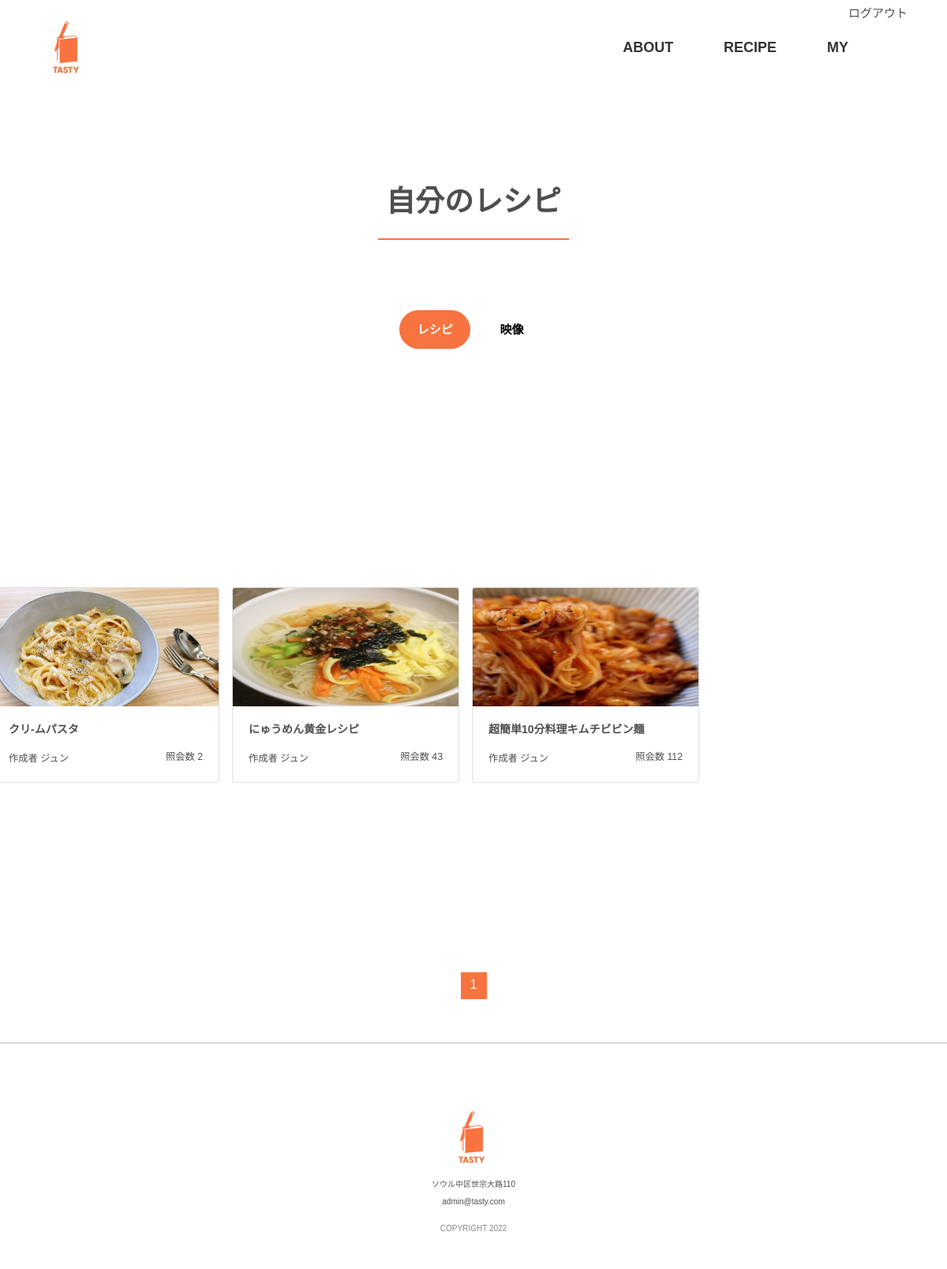
Screenshot of /my_recipe_write.php?sort=regdate (signed in) with the database file from the repository.
### tables this page shows
CREATE TABLE IF NOT EXISTS `recipe_write` (
  `recipe_id` int(11) NOT NULL AUTO_INCREMENT,
  `recipe_title` varchar(100) DEFAULT NULL,
  `recipe_introduce` text DEFAULT NULL,
  `writer` varchar(100) DEFAULT NULL,
  `regdate` datetime DEFAULT NULL,
  `recipe_thum` varchar(100) DEFAULT NULL,
  `hits` int(11) DEFAULT NULL,
  PRIMARY KEY (`recipe_id`)
);

### my_recipe_write.php (the view, shortened to what this page needs)
<!DOCTYPE html>
<html lang="ko">
<head>
    <link rel="stylesheet" href="https://cdnjs.cloudflare.com/ajax/libs/bootstrap/4.6.2/css/bootstrap.min.css" />
    <link rel="stylesheet" type="text/css" href="https://cdn.rawgit.com/moonspam/NanumSquare/master/nanumsquare.css">
    <link rel="stylesheet" href="css/slick.css">
    <link rel="stylesheet" href="https://cdn.linearicons.com/free/1.0.0/icon-font.min.css">
    <link rel="stylesheet" href="css/recipe.css">
</head>
<body>
    <div class="wrap">
        <?php include "template/nav.php" ?>
        <div class="recipe">
            <b style="font-size: 37px;">自分のレシピ</b>
            <hr style="border: solid 1px #F8733F;
                width: 20%;margin-top: 20px; margin-left: auto;margin-right: auto;">
            <div class="b-sel-box b-cate-basic">
                <br>
                <br>
                <a href="my_recipe_write.php"><button type="submit" class="b-sel-btn" style="font-weight:bold; background-color:#F8733F;color:#fff">レシピ</button></a>
                <a href="my_recipe_movie.php"><button type="submit" class="b-sel-btn" style="font-weight:bold;">映像</button></a>
            </div>
        </div>
        <nav>
        </nav>
        <div class="list con">
            <ul class="row">
                <?php
                $sort = isset($_REQUEST["sort"]) ? $_REQUEST["sort"] : "recipe_title";
                $numLines = 6;
                $numLinks = 3;
                $page = empty($_REQUEST["page"]) ? 1 : $_REQUEST["page"];
                $start = ($page - 1) * $numLines;
                require("db_connect.php");
                $query = $db->query("select * from my_recipe where id = '{$user_id}' ");
                $row = $query->fetch();
                if ($row) {
                    $query = $db->query("select * from member where id = '{$user_id}' ");
                    $row = $query->fetch();
                    $check_name = $row['nickname'];
                    $query = $db->query("select * from recipe_write where writer = '{$check_name}' order by $sort desc limit $start, $numLines");
                    while ($row = $query->fetch()) {
                ?>
                        <div class="card mr-3 mb-4" style="width: 18rem;">
                            <a href="recipe_view.php?num=<?= $row['recipe_id'] ?>">
                                <img src="<?= $row['recipe_thum'] ?>" class="card-img-top" width="250" height="150">
                            </a>
                            <div class="card-body">
                                <p class="font-weight-bold"><?= $row['recipe_title'] ?></p>
                                <small>作成者 <?= $row['writer'] ?> <span class="float-right">照会数 <?= $row['hits'] ?></span></small>
                            </div>
                        </div>
                    <?php
                    }
                } else {
                    ?>
                    <a style="font-size:20px;">登録したレシピがありません。</a>
                <?php
                }
                ?>
            </ul>
        </div>
        <div class="b-btn01 type01">
        </div>
        <?php
        $firstLink = floor(($page - 1) / $numLinks) * $numLinks + 1;
        $lastLink = $firstLink + $numLinks - 1;
        $query = $db->query("select * from member where id = '{$user_id}' ");
        $row = $query->fetch();
        $check_name = $row['nickname'];
        $numRecords = $query = $db->query("select count(*) from recipe_write where writer = '{$check_name}' ")->fetchColumn();
        $numPage = ceil($numRecords / $numLines);
        if ($lastLink > $numPage) {
            $lastLink = $numPage;
        }
        ?>
        <div class="b-paging01 type01">
            <div class="b-paging-wrap">
                <ul>
                    <?php
                    for ($i = $firstLink; $i <= $lastLink; $i++) {
                    ?>
                        <li><a href="my_recipe_write.php?page=<?= $i ?>&sort=<?= $sort ?>" <?= ($i == $page) ? "class='active'" : $i ?>><?= ($i == $page) ? "$i" : $i ?></a></li>
                    <?php
                    }
                    ?>
                </ul>
            </div>
        </div>
</body>
<br><br>
<?php include "template/footer.php" ?>
</body>
</html>

### css/recipe.css (style rules this page uses)
* { margin: 0;padding: 0; }
a { color: inherit; text-decoration: inherit; }
img { vertical-align: middle; }
a img { border: none; }
li { list-style: none; }
body { font-family: 'NanumSquare', sans-serif !important; font-size: 14px; color:#4e4e4e; line-height: 1.4; }
.wrap { width: 100%; min-width: 1100px; overflow: hidden; }
html { scroll-behavior: smooth; }
body .recipe { font-size: 26px; margin-top: 230px; text-align: center; }
.recipe .b-sel-btn { width:90px;padding:14px 10px;border:none; border-radius:30px; background-color:white;font-size:15px;color:#000;box-sizing:border-box;vertical-align:middle; outline: none }
.con { margin-top: 100px; margin-left: auto; margin-right: auto; }
.row::after { content: ""; display: block; clear: both; }
html, body { overflow-x: hidden; }
.con { max-width: 1500px; }
.list > ul { margin: 0 -10px; }
.b-paging01.type01 .b-paging-wrap ul { padding:50px 0 0;text-align:center; }
.b-paging01.type01 .b-paging-wrap ul li { display:inline-block;margin:0 3px;vertical-align:middle; }
.b-paging01.type01 .b-paging-wrap ul li a { display:block;position:relative;border:1px solid #ccc;font-weight:300;font-size:16px;color:#7b7b7b;box-sizing:border-box; }
.b-paging01.type01 .b-paging-wrap ul li:not(.pager) a { padding:4px 0 5px;min-width:33px; }
.b-paging01.type01 .b-paging-wrap ul li a.active { padding:5px 0 6px;border:none;background:#F8733F;color:#fff; }

### rows the page displays
recipe_write: recipe_thum (picture), recipe_title "クリ-ムパスタ", writer "ジュン", hits "2"
recipe_write: recipe_thum (picture), recipe_title "にゅうめん黄金レシピ", writer "ジュン", hits "43"
recipe_write: recipe_thum (picture), recipe_title "超簡単10分料理キムチビビン麺", writer "ジュン", hits "112"
